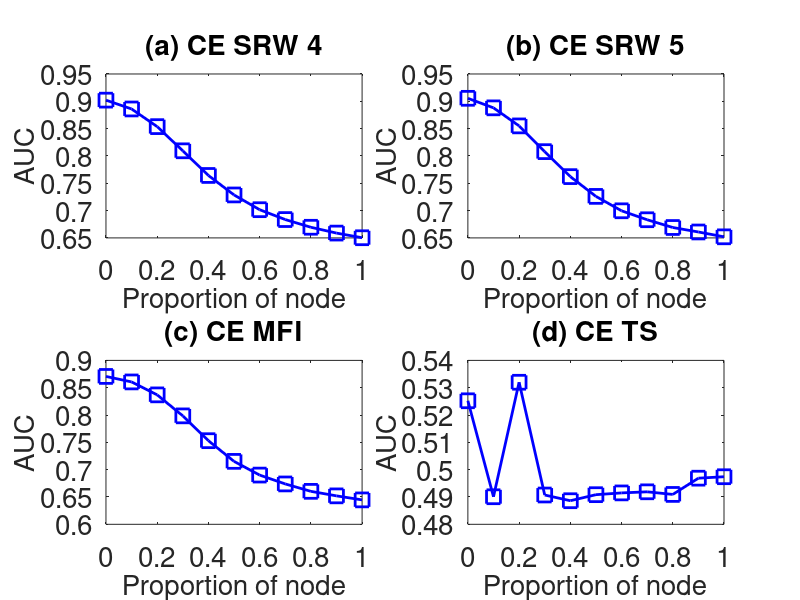

Recreate this plot in MATLAB.
subplot(2,2,1);
x=0:0.1:1;
y=[0.902123	0.885968	0.853648	0.809404	0.764272	0.728618	0.701608	0.683568	0.669466	0.658814	0.650292
];
plot(x,y,'-bs','LineWidth',2,'MarkerSize',10);
set(gca,'FontSize',20);
xlabel('Proportion of node','fontsize',20);
ylabel('AUC','fontsize',20);
title('(a) CE SRW 4','fontsize',20);

subplot(2,2,2);
x=0:0.1:1;
y=[0.905479	0.888016	0.854986	0.807866	0.76215	0.725974	0.699614	0.683218	0.66904	0.660834	0.651978
];
plot(x,y,'-bs','LineWidth',2,'MarkerSize',10);
set(gca,'FontSize',20);
xlabel('Proportion of node','fontsize',20);
ylabel('AUC','fontsize',20);
title('(b) CE SRW 5','fontsize',20);

subplot(2,2,3);
x=0:0.1:1;
y=[0.870646	0.86058	0.836894	0.798464	0.753034	0.715196	0.690104	0.67389	0.660336	0.652058	0.64468
];
plot(x,y,'-bs','LineWidth',2,'MarkerSize',10);
set(gca,'FontSize',20);
xlabel('Proportion of node','fontsize',20);
ylabel('AUC','fontsize',20);
title('(c) CE MFI','fontsize',20);


subplot(2,2,4);
x=0:0.1:1;
y=[0.525216	0.490086	0.531996	0.490726	0.488634	0.490844	0.491494	0.491894	0.490938	0.496884	0.497414
];
plot(x,y,'-bs','LineWidth',2,'MarkerSize',10);
set(gca,'FontSize',20);
xlabel('Proportion of node','fontsize',20);
ylabel('AUC','fontsize',20);
title('(d) CE TS','fontsize',20);
